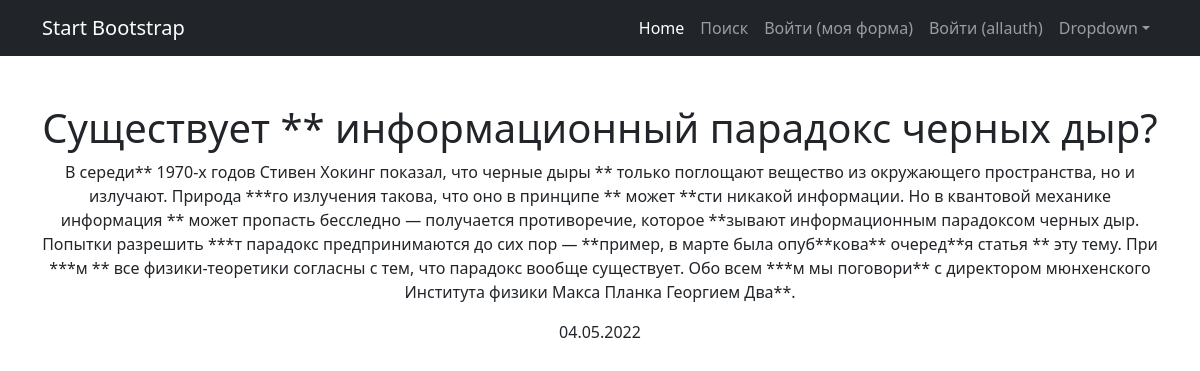
/news/3/, run on the app's committed database.
### news/models.py (models this page shows, shortened)
class Post(models.Model):
    article = 'AR'
    news = 'NE'
    post_types = [(article, 'статья'), (news, 'новость')]
    author = models.ForeignKey(Author, on_delete=models.CASCADE)
    post_type = models.CharField(
        max_length=2,
        choices=post_types,
        default=article
    )
    creation_time = models.DateTimeField(auto_now_add=True)
    categories = models.ManyToManyField(Category, through='PostCategory')
    title = models.TextField()
    content = models.TextField()
    rank = models.IntegerField(default=0)

### news/views.py (the view)
# urls.py: path('<int:pk>/', NewsDetail.as_view(), name='news_details'),
class NewsDetail(DetailView):
    model = Post
    template_name = 'news_detail.html'
    context_object_name = 'news_detail'
    def get_context_data(self, **kwargs):
        context = super().get_context_data(**kwargs)
        context['publication_date'] = self.object.creation_time.strftime('%d.%m.%Y')
        return context

### news/templatetags/custom_filters.py (called while the page is built)
@register.filter()
def censor(text_to_filter):
    bad_words = [
        'на',
        'не',
        'ли',
        'это',
    ]
    filtered_text = text_to_filter
    for bw in bad_words:
        filtered_text = filtered_text.replace(bw, '*' * len(bw))
    return filtered_text

### templates/news_detail.html (shortened to what this page needs)
{% extends 'default.html' %}
{% load custom_filters %}
{% block content %}
    <h1>
        {{news_detail.title | censor}}
    </h1>
    <p>
        {{news_detail.content | censor}}
    </p>
    <p>
        {{publication_date}}
    </p>
{% endblock content %}

### data on the page
Post: title|censor "Существует ** информационный парадокс черных дыр?", content|censor "В середи** 1970-х годов Стивен Хокинг показал, что черные дыры ** только поглощают вещество из окружающего пространства, но и излучают. Природа ***го излучения такова, что оно в принципе ** может **сти никакой информации. Но в квантовой механике информация ** может пропасть бесследно — получается противоречие, которое **зывают информационным парадоксом черных дыр. Попытки разрешить ***т парадокс предпринимаются до сих пор — **пример, в марте была опуб**кова** очеред**я статья ** эту тему. При ***м ** все физики-теоретики согласны с тем, что парадокс вообще существует. Обо всем ***м мы поговори** с директором мюнхенского Института физики Макса Планка Георгием Два**."

### other printed values
{{ publication_date }} "04.05.2022"
